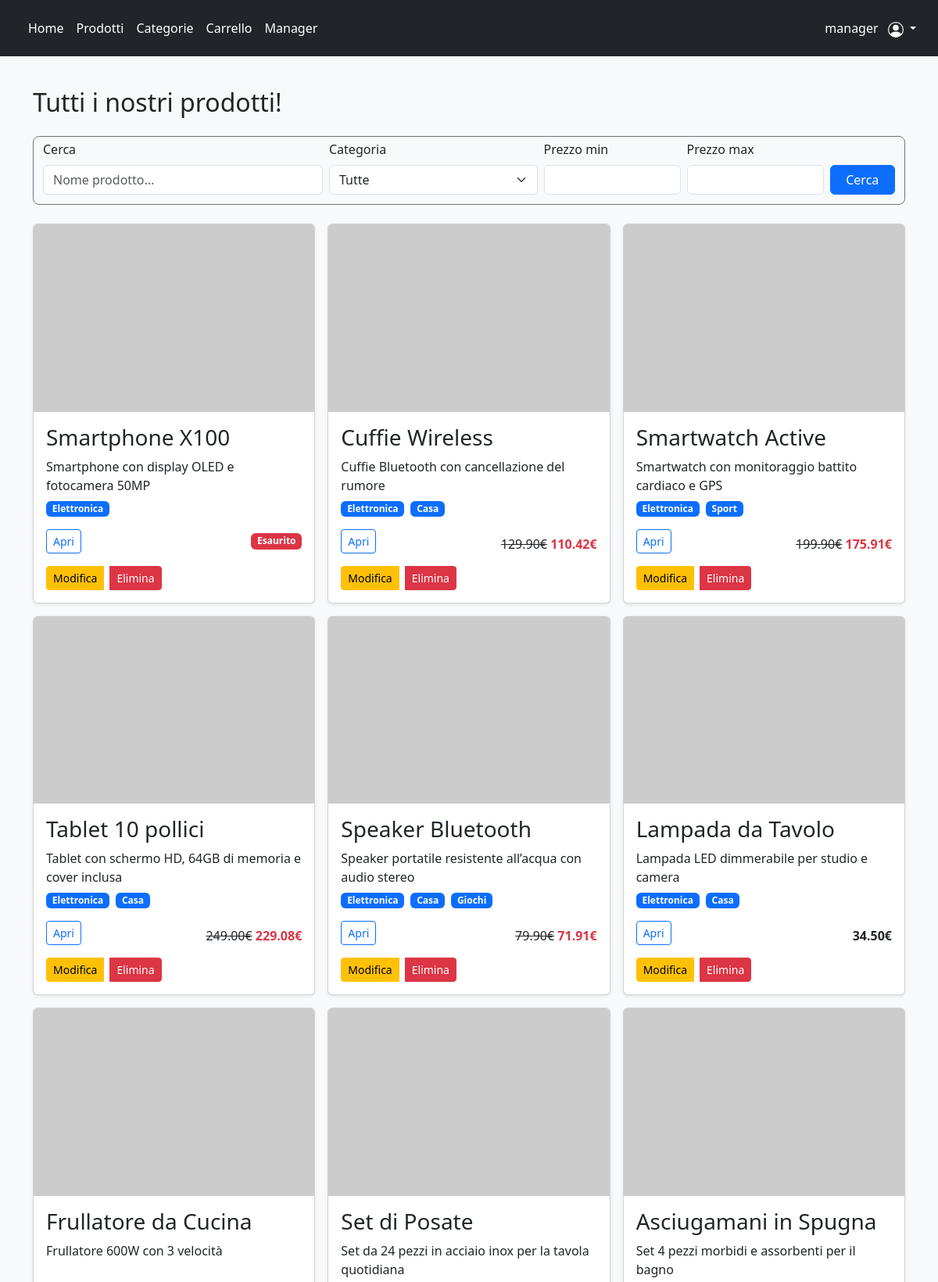
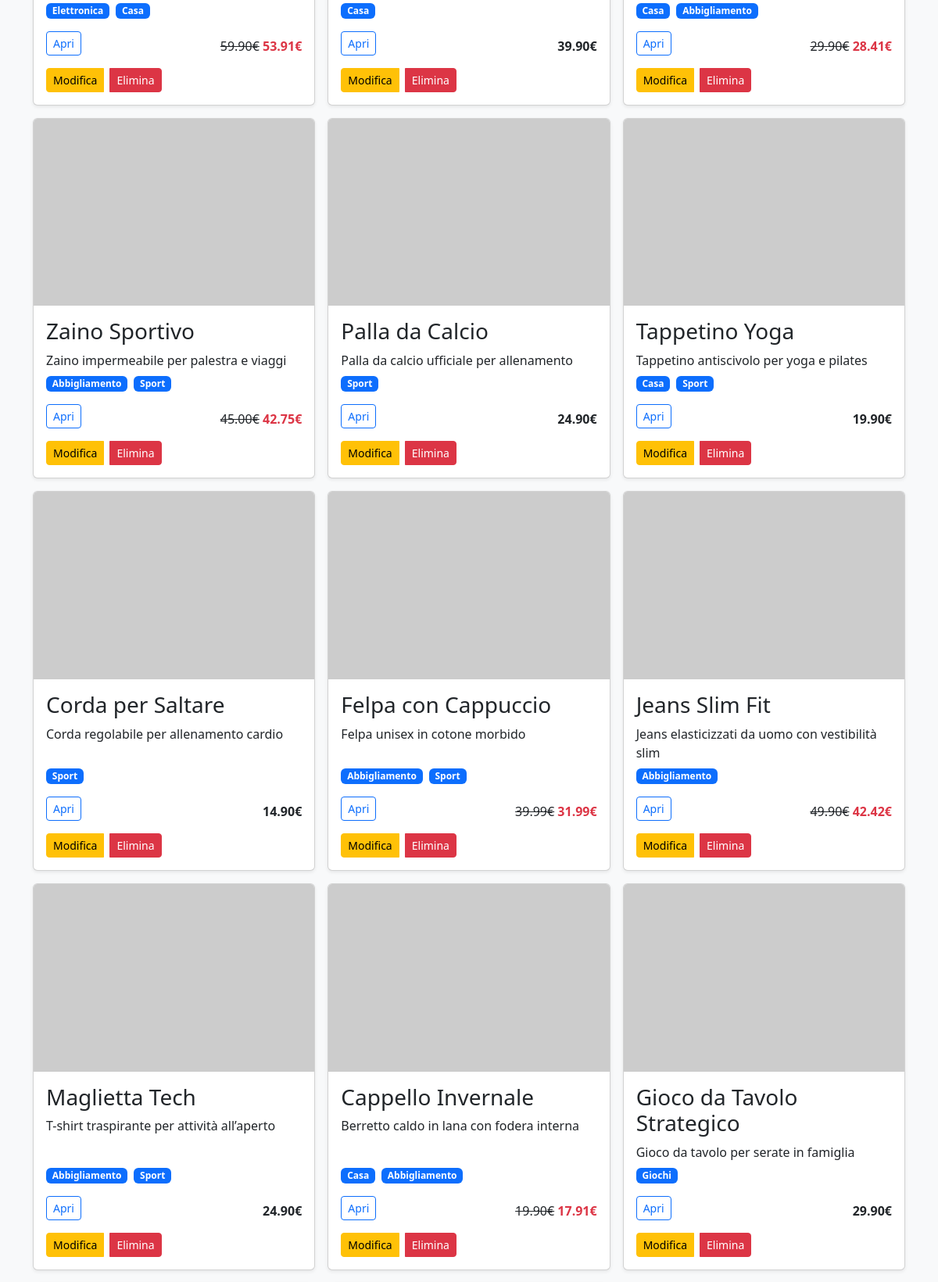
Screenshot of /products/ (signed in, upper part) with the database file from the repository (2 pictures, top to bottom).
### users/models.py (models this page shows)
class CustomUser(AbstractUser):
    email = models.EmailField(blank=False, null=False) #ridefinisco il campo email di abstractuser per renderlo obbligatorio
    address = models.CharField(max_length=255, blank=True)
    phone = models.CharField(max_length=20, blank=True)
    def is_manager(self):
            return self.groups.filter(name="Manager").exists()

### products/models.py (models this page shows, shortened)
class Product(models.Model):
    name = models.CharField(max_length=50, blank=False, null=False)
    description = models.CharField(max_length=255, blank = True)
    price = models.DecimalField(max_digits=10, decimal_places=2, validators=[MinValueValidator(0)])
    stock = models.IntegerField(validators=[MinValueValidator(0)])
    discount = models.DecimalField(max_digits=5, decimal_places=2, default=0, validators=[MaxValueValidator(100), MinValueValidator(0)])
    categories = models.ManyToManyField(Tag)
    slug = models.SlugField(blank=True, unique=True)
    def final_price(self):
        return self.price * (1 - self.discount/100)

class Tag(models.Model):
    name = models.CharField(max_length=50, blank=False, null=False)
    slug = models.SlugField(blank=True, unique=True)

### products/views.py (the view)
# urls.py: path("", ProductListView.as_view(), name="product_list"),
class ProductListView(ListView):
    model = Product
    template_name = "product.html"
    context_object_name = "products"
    def get_context_data(self, **kwargs):
        context = super().get_context_data(**kwargs)
        context["categories"] = Tag.objects.all()
        return context
    def get_queryset(self):
        products = Product.objects.all()
        name = self.request.GET.get("name")
        if name:
            products = products.filter( Q(name__icontains=name) | Q(description__icontains=name))
        category = self.request.GET.get("category")
        if category:
            products = products.filter(categories__id=category)
        min_price = self.request.GET.get("min_price")
        if min_price:
            products = products.filter(price__gte=min_price)
        max_price = self.request.GET.get("max_price")
        if max_price:
            products = products.filter(price__lte=max_price)
        return products.distinct()

### templates/product.html (shortened to what this page needs)
{% extends 'base.html' %}
{% block content %}
<div class="album py-3">
    <div class="container">
        <h2 class="mb-4">Tutti i nostri prodotti!</h2>
        <form method="get" class="mb-4 p-1 rounded-3 border border-secondary">
            <div class="row g-2 align-items-end p-2 pt-0">
                <div class="col-md-4">
                    <label class="form-label">Cerca</label>
                    <input type="text" name="name" class="form-control" placeholder="Nome prodotto..." value="{{ request.GET.q }}">
                </div>
                <div class="col-md-3">
                    <label class="form-label">Categoria</label>
                    <select name="category" class="form-select">
                        <option value="">Tutte</option>
                    </select>
                </div>
                <div class="col-md-2">
                    <label class="form-label">Prezzo min</label>
                    <input type="number" step="0.01"name="min_price" class="form-control" value="{{ request.GET.min_price }}" >
                </div>
                <div class="col-md-2">
                    <label class="form-label">Prezzo max</label>
                    <input type="number" step="0.01"name="max_price" class="form-control" value="{{ request.GET.max_price }}" >
                </div>
                <div class="col-md-1 d-grid">
                    <button class="btn btn-primary">
                        Cerca
                    </button>
                </div>
            </div>
        </form>
        <div class="row g-3">
            {% for product in products %}
            <div class = "col-md-6 col-lg-4">
                {% include "includes/product_card.html" with show_actions=True %}
            </div>
            {% empty %}
            <div class="alert alert-info text-center shadow-sm">
                Nessun Risultato!
            </div>
            {% endfor %}
        </div>
    </div>
</div>
{% endblock content %}

### templates/base.html (shortened to what this page needs)
<!DOCTYPE html>
<html lang="it">
<head>
    <link href="https://cdn.jsdelivr.net/npm/bootstrap@5.3.8/dist/css/bootstrap.min.css" rel="stylesheet">
</head>
<body class="d-flex flex-column min-vh-100">
    <header class="p-3 text-bg-dark">
        <div class="container-fluid">
            <div class="d-flex flex-wrap align-items-center justify-content-center justify-content-lg-start">
                <ul class="nav col-12 col-lg-auto me-lg-auto mb-2 justify-content-center mb-md-0">
                    <li><a href="{% url "home" %}" class="nav-link px-2 text-white">Home</a></li>
                    <li><a href="{% url "product_list" %}" class="nav-link px-2 text-white">Prodotti</a></li>
                    <li><a href="{% url "tag_list" %}" class="nav-link px-2 text-white">Categorie</a></li>
                    <li><a href="{% url "cart_view" %}" class="nav-link px-2 text-white">Carrello</a></li>
                    {% if request.user.is_manager %}
                        <li><a href="{% url "manager" %}" class="nav-link px-2 text-white">Manager</a></li>
                    {% endif %}
                </ul>
                <div class="text-end">
                    {% if request.user.is_authenticated %}
                        <div class="dropdown text-end">
                            <a href="#" style="color: #FFF;" class="d-block text-decoration-none dropdown-toggle" data-bs-toggle="dropdown" aria-expanded="false">
                                {{ request.user.username }}
                            </a>
                        </div>
                    {% endif %}
                </div>
            </div>
        </div>
    </header>
    <main class="flex-grow-1 p-4 bg-body-tertiary">
    {% block content %}
    {% endblock content %}
    </main>
</body>
</html>

### templates/includes/product_card.html
<div class="card shadow-sm h-100">
    <img src="https://placehold.co/600x400?text=." class="card-img-top">
    <div class="card-body d-flex flex-column">
        <h3>{{ product.name }}</h3>
        <p class="mb-0">{{ product.description }}</p>
        <div class="mt-auto">
            <div class="d-flex mb-3 mt-2 gap-2 flex-wrap">
                {% for category in product.categories.all %}
                    <a href="{% url "tag_detail" category.slug %}" class="badge text-bg-primary text-decoration-none">
                        {{ category.name }}
                    </a>
                {% endfor %}
            </div>
            <div class="d-flex justify-content-between align-items-center flex-wrap">
                <div class="btn-group">
                    <a href="{% url "product_detail" product.pk product.slug  %}" class="btn btn-sm btn-outline-primary">Apri</a>
                </div>
                {% if product.discount and  product.stock %}
                <p class="mb-0 mt-auto">
                    <s>{{ product.price }}€</s>
                    <strong class="text-danger">
                        {{ product.final_price|floatformat:2 }}€
                    </strong>
                </p>
                {% elif not product.discount and product.stock %}
                <strong class="mb-0 mt-auto">{{ product.price }}€</strong>
                {% else %}
                <span class="badge text-bg-danger">Esaurito</span>
                {% endif %}
            </div>
            {% if show_actions %}
                {% if perms.products.change_product or perms.products.delete_product %}
                <div class="btn-group mt-3 gap-2">
                    {% if perms.products.change_product %}
                    <a href="{% url "product_update" product.pk product.slug  %}" class="btn btn-sm btn-warning">Modifica</a>
                    {% endif %}
                    {% if perms.products.delete_product %}
                    <a href="{% url "product_delete" product.pk product.slug  %}" class="btn btn-sm btn-danger">Elimina</a>
                    {% endif %}
                </div>
                {% endif %}
            {% endif %}
        </div>
    </div>
</div>

### rows the page displays
CustomUser: user.username "manager"
Product: name "Smartphone X100", description "Smartphone con display OLED e fotocamera 50MP", discount "Esaurito"
Tag: name "Elettronica"
Product: name "Cuffie Wireless", description "Cuffie Bluetooth con cancellazione del rumore", price "129.90", final_price "110.42"
Tag: name "Casa"
Product: name "Smartwatch Active", description "Smartwatch con monitoraggio battito cardiaco e GPS", price "199.90", final_price "175.91"
Tag: name "Sport"
Product: name "Tablet 10 pollici", description "Tablet con schermo HD, 64GB di memoria e cover inclusa", price "249.00", final_price "229.08"
Product: name "Speaker Bluetooth", description "Speaker portatile resistente all’acqua con audio stereo", price "79.90", final_price "71.91"
Tag: name "Giochi"
Product: name "Lampada da Tavolo", description "Lampada LED dimmerabile per studio e camera", price "34.50"
Product: name "Frullatore da Cucina", description "Frullatore 600W con 3 velocità", price "59.90", final_price "53.91"
Product: name "Set di Posate", description "Set da 24 pezzi in acciaio inox per la tavola quotidiana", price "39.90"
Product: name "Asciugamani in Spugna", description "Set 4 pezzi morbidi e assorbenti per il bagno", price "29.90", final_price "28.41"
Tag: name "Abbigliamento"
Product: name "Zaino Sportivo", description "Zaino impermeabile per palestra e viaggi", price "45.00", final_price "42.75"
Product: name "Palla da Calcio", description "Palla da calcio ufficiale per allenamento", price "24.90"
Product: name "Tappetino Yoga", description "Tappetino antiscivolo per yoga e pilates", price "19.90"
Product: name "Corda per Saltare", description "Corda regolabile per allenamento cardio", price "14.90"
Product: name "Felpa con Cappuccio", description "Felpa unisex in cotone morbido", price "39.99", final_price "31.99"
Product: name "Jeans Slim Fit", description "Jeans elasticizzati da uomo con vestibilità slim", price "49.90", final_price "42.42"
Product: name "Maglietta Tech", description "T-shirt traspirante per attività all’aperto", price "24.90"
Product: name "Cappello Invernale", description "Berretto caldo in lana con fodera interna", price "19.90", final_price "17.91"
Product: name "Gioco da Tavolo Strategico", description "Gioco da tavolo per serate in famiglia", price "29.90"
